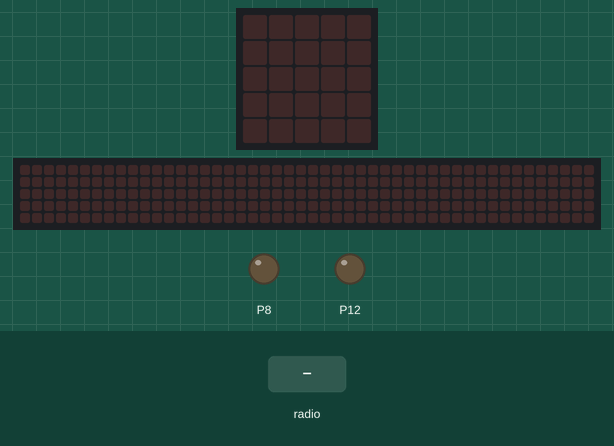
Recording of a program running on a simulated BBC micro:bit running MicroPython. On the bench: the board's 5×5 LED display, a strip that is not on the board, showing the scrolling text unrolled, output pins drawn as LEDs (lit = HIGH). The test bench sets the inputs (shaded band). The 48×5 strip is a reading aid, not a part: it shows the text the display is scrolling, unrolled, one strip-width of it at a time.

Above: at 1.2 s.
1.3 s: radio message "Forward" arrives
At 3.1 s:
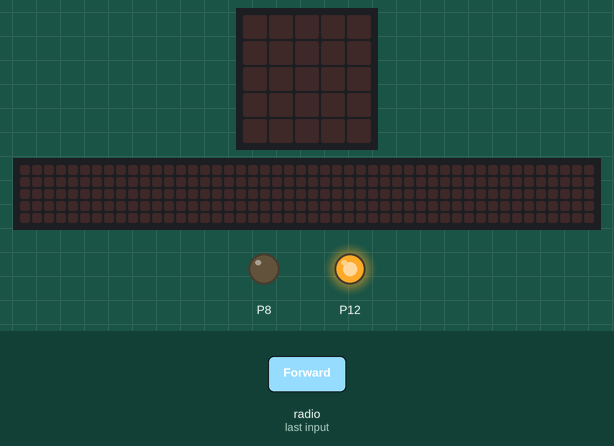
4.3 s: radio message "Stop" arrives
At 4.37 s:
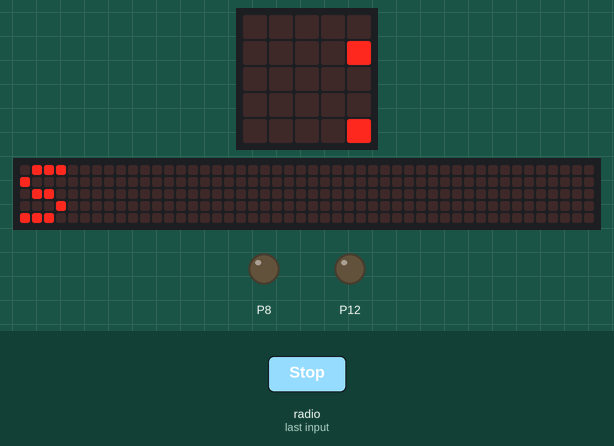
7.3 s: radio message "Back" arrives
At 7.37 s:
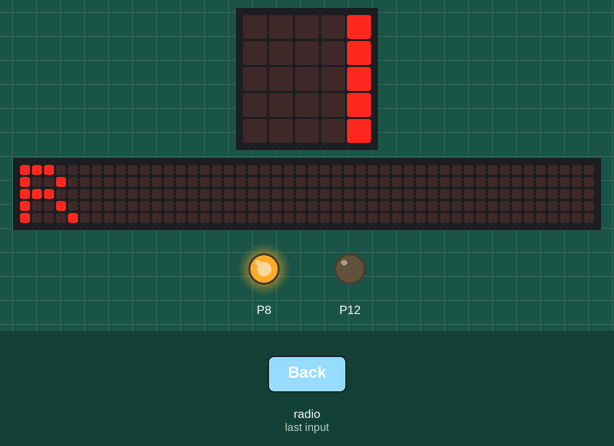
10.3 s: radio message "WST" arrives
At 10.37 s:
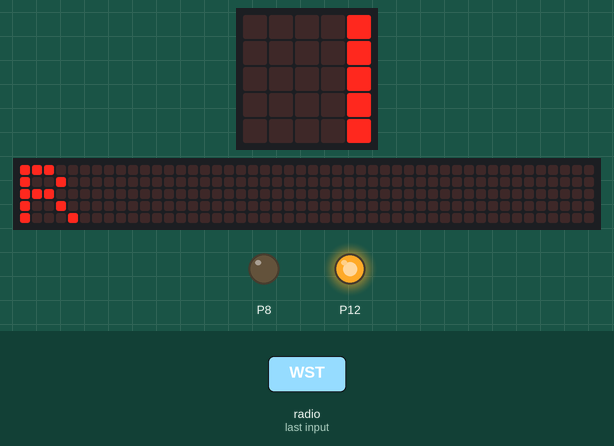
Timing chart, 0 to 13.3 s (numbered marks = the images above; inputs shaded):
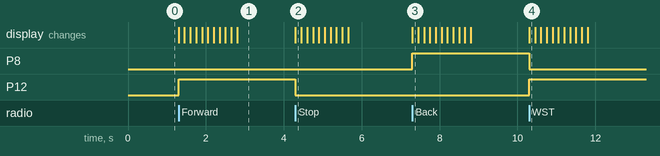

Measured:
- after the input at 1.3 s, P12: LOW → HIGH at once; the display: first changes at once (image 1 shows a later state)
- after the input at 4.3 s, P12: HIGH → LOW at once; the display: changes at once (image 2)
- after the input at 7.3 s, P8: LOW → HIGH at once; the display: changes at once (image 3)
- after the input at 10.3 s, P8: HIGH → LOW at once; P12: LOW → HIGH at once; the display: changes at once (image 4)

The program:

Motor_controller_basic.py
```python
from microbit import *
import radio
radio.on()
def fwd():
  pin8.write_digital(0)
  pin12.write_digital(1)
  display.scroll("R")
  sleep(1000)
def rev():
  pin8.write_digital(1)
  pin12.write_digital(0)
  display.scroll("R")
def stp():
  pin8.write_digital(0)
  pin12.write_digital(0)
  display.scroll("S")
while True:
  incoming=radio.receive()
  if incoming == "Forward":
    fwd()
  if incoming == "Back":
    rev()
  if incoming == "Stop":
    stp()
  if incoming == "WST":
    fwd()
```
